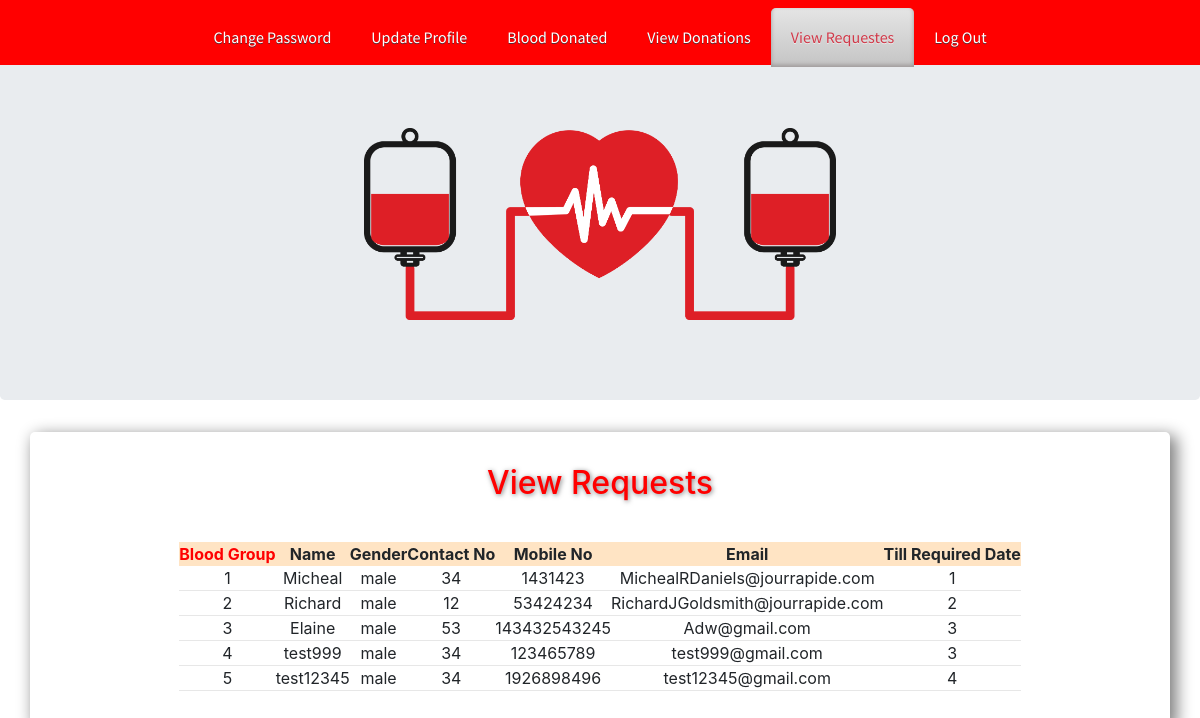
The page /donor/viewrequest.php (signed in) on the database its author committed.
### tables this page shows
CREATE TABLE IF NOT EXISTS `requestes` (
  `req_id` int(100) NOT NULL AUTO_INCREMENT,
  `name` varchar(100) NOT NULL,
  `gender` varchar(100) NOT NULL,
  `age` varchar(100) NOT NULL,
  `mobile` varchar(100) NOT NULL,
  `email` varchar(100) NOT NULL,
  `bgroup` int(100) NOT NULL,
  `reqdate` date NOT NULL,
  `detail` varchar(500) NOT NULL,
  PRIMARY KEY (`req_id`)
);

### donor/viewrequest.php (the view, shortened to what this page needs)
<!DOCTYPE html
    PUBLIC "-//W3C//DTD XHTML 1.0 Transitional//EN" "http://www.w3.org/TR/xhtml1/DTD/xhtml1-transitional.dtd">
<html xmlns="http://www.w3.org/1999/xhtml">
<head>
    <link href="css/lightbox.css" rel="stylesheet" />
    <link href="/BloodBank/StyleSheet.css" rel="stylesheet" type="text/css" />
    <link href="/BloodBank/css/style.css" rel="stylesheet" type="text/css" media="all" />
    <link href="/BloodBank/css/navbar.css" rel="stylesheet" type="text/css" media="all" />
    <link rel="stylesheet" href="https://cdn.jsdelivr.net/npm/bootstrap@4.6.0/dist/css/bootstrap.min.css"
>
    <link href="css/flexslider.css" rel="stylesheet" type="text/css" media="all" />
</head>
<body>
    <?php include('function.php'); ?>
    <div class="wrap">
        <ul class="nav">
            <li><a href="chngpwd.php">Change Password</a></li>
            <li><a href="updateprofile.php">Update Profile</a></li>
            <li><a href="blooddonated.php">Blood Donated</a></li>
            <li><a href="viewdonations.php">View Donations</a></li>
            <li class="active"><a href="viewrequest.php">View Requestes</a></li>
            <li><a href="logout.php">log Out</a></li>
        </ul>
    </div>
    <div class="jumbotron">
        <img src="/BloodBank/img/HomepgJ.png" alt="">
    </div>
    <div class="container">
        <form method="post" enctype="multipart/form-data">
            <table cellpadding="20" cellspacing="20" style="margin:auto">
                <div class="field">
                    <div class="BMSTitle" style="margin-bottom: 2rem;">
                        <h2>View Requests</h2>
                    </div>
                </div>
                <tr style="background-color:bisque" align="center" class="bold">
                    <td class="bold" style="color:red">Blood Group</td>
                    <td align="center">Name</td>
                    <td align="center">Gender</td>
                    <td align="center">Contact No</td>
                    <td align="center">Mobile No</td>
                    <td align="center">Email</td>
                    <td align="center">Till Required Date</td>
                </tr>
                <?php
$cn=mysqli_connect("localhost","root","","bloodbank");
$s="select * from requestes";
	$result=mysqli_query($cn,$s);
	while($data=mysqli_fetch_array($result))
	{
				echo"<tr><td style='margin: auto; text-align: center;border-bottom: 1px solid rgb(128 128 128 / 19%);'>$data[0]</td><td style='margin: auto; text-align: center;border-bottom: 1px solid rgb(128 128 128 / 19%);'>$data[1]</td><td style='margin: auto; text-align: center;border-bottom: 1px solid rgb(128 128 128 / 19%);''>$data[2]</td><td style='margin: auto; text-align: center;border-bottom: 1px solid rgb(128 128 128 / 19%);'>$data[3]</td><td style='margin: auto; text-align: center;border-bottom: 1px solid rgb(128 128 128 / 19%);'>$data[4]</td><td style='margin: auto; text-align: center;border-bottom: 1px solid rgb(128 128 128 / 19%);'>$data[5]</td><td style='margin: auto; text-align: center;border-bottom: 1px solid rgb(128 128 128 / 19%);'>$data[6]</td></tr>";
			}
			?>
            </table>
        </form>
    </div>
</body>
</html>

### donor/css/lightbox.css (style rules this page uses)
body:after { content: url(../img/close.png) url(../img/loading.gif) url(../img/prev.png) url(../img/next.png); display: none; }

### StyleSheet.css (style rules this page uses)
.bold { font-weight: bold; }

### css/style.css (style rules this page uses)
html, body, div, span, applet, object, iframe, h1, h2, h3, h4, h5, h6, p, blockquote, pre, a, abbr, acronym, address, big, cite, code, del, dfn, em, img, ins, kbd, q, s, samp, small, strike, strong, sub, sup, tt, var, b, u, i, dl, dt, dd, ol, nav ul, nav li, fieldset, form, label, legend, table, caption, tbody, tfoot, thead, tr, th, td, article, aside, canvas, details, embed, figure, figcaption, footer, header, hgroup, menu, nav, output, ruby, section, summary, time, mark, audio, video { margin: 0; padding: 0; border: 0; font-size: 100%; font: inherit; vertical-align: baseline; }
ol, ul { list-style: none; margin: 0; padding: 0; }
table { border-collapse: collapse; border-spacing: 0; }
a { text-decoration: none; }
img { max-width: 100%; }
body { font-family: Arial, Geneva, Helvetica, sans-serif; font-size: 100%; }
.wrap { margin: 0 auto; }
.nav li { display: inline-block; }
.nav li a { font-family: 'Source Sans Pro', sans-serif; line-height: 1.8em; display: block; text-decoration: none; font-weight: normal; color: #ffffff; padding: 15px 20px; font-size: 1em; text-transform: capitalize; text-shadow: 0 1px 0 #5C2830; letter-spacing: 0px; }
.nav li.active a { text-shadow: 0 1px 0 #EBEBEB; color: #D13949; background: #E5E5E5; background: -moz-linear-gradient(top, #E5E5E5 0%, #C4C4C4 100%); background: -webkit-gradient(linear, left top, left bottom, color-stop(0%, #E5E5E5), color-stop(100%, #C4C4C4)); filter: progid: DXImageTransform.Microsoft.gradient( startColorstr='#E5E5E5', endColorstr='#C4C4C4', GradientType=0); -moz-border-radius: 5px 5px 0 0; -webkit-border-radius: 5px 5px 0 0; border-radius: 5px 5px 0 0; box-shadow: inset 0px -2px 4px #9C9797; -webkit-box-shadow: inset 0px -2px 4px #9C9797; -moz-box-shadow: inset 0px -2px 4px #9C9797; -o-box-shadow: inset 0px -2px 4px #9C9797; }
.jumbotron { height: 50vh; padding: 5rem !important; padding-top: 8rem !important; text-align: center; }
.jumbotron img { max-width: 100%; max-height: 100%; margin: auto; }
.container { margin-bottom: 5rem; box-shadow: 5px 5px 16px 2px gray; border-radius: 5px; padding: 2rem !important; }
.BMSTitle h2 { text-align: center; color: red; text-shadow: 1px 1px 5px #7B7C7E; }
.field { width: 100%; display: flex; justify-content: center; }
@media screen and (max-width: 1280px) { .wrap { width: 95%; } }

### css/navbar.css (style rules this page uses)
html, body { margin: 0; padding: 0; box-sizing: border-box; font-family: "Quicksand", sans-serif; }
.nav { width: 100%; height: 65px; position: fixed; left: 0; top: 0; line-height: 65px; text-align: center; display: flex; justify-content: center; padding-top: 8px; background-color: red; z-index: 100; }
.nav { padding-bottom: 20px; -webkit-transition: all 0.4s ease; transition: all 0.4s ease; }

### rows shown on the page
requestes: req_id "1", name "Micheal", gender "male", age "34", mobile "1431423", email "MichealRDaniels@jourrapide.com", bgroup "1"
requestes: req_id "2", name "Richard", gender "male", age "12", mobile "53424234", email "RichardJGoldsmith@jourrapide.com", bgroup "2"
requestes: req_id "3", name "Elaine", gender "male", age "53", mobile "143432543245", email "Adw@gmail.com", bgroup "3"
requestes: req_id "4", name "test999", gender "male", age "34", mobile "123465789", email "test999@gmail.com", bgroup "3"
requestes: req_id "5", name "test12345", gender "male", age "34", mobile "1926898496", email "test12345@gmail.com", bgroup "4"
